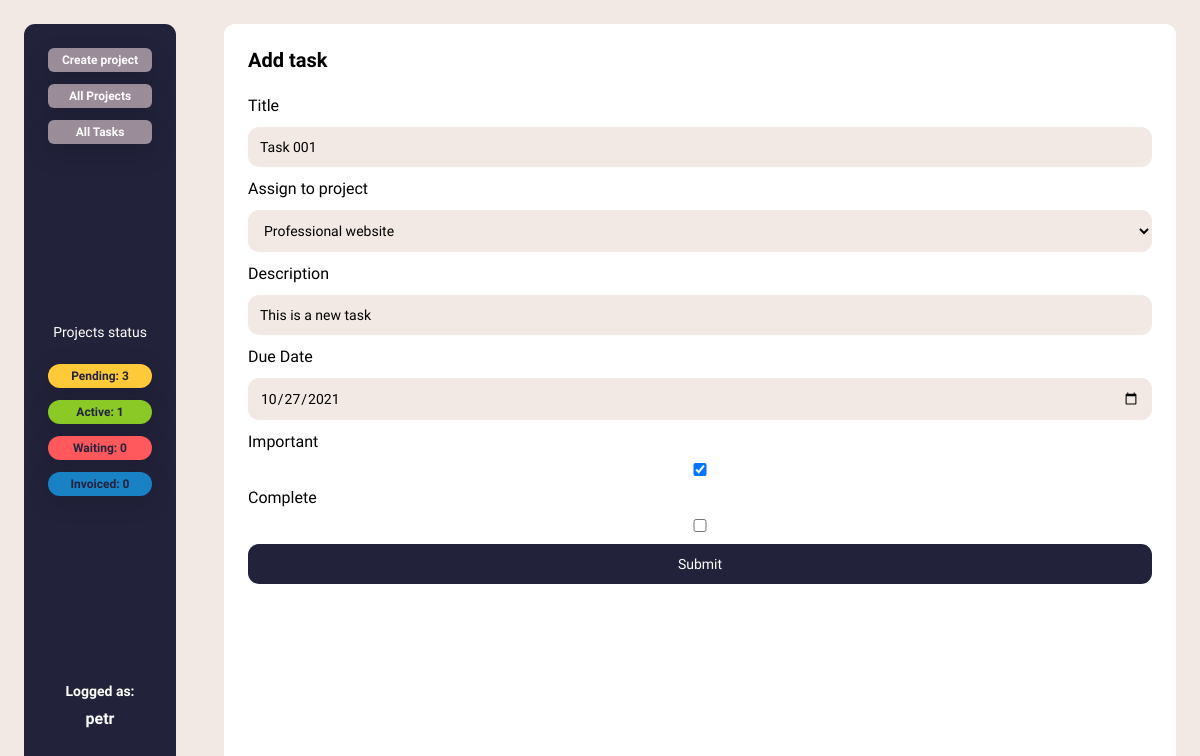
Screenshot of /task-update/4/ (signed in) with the database file from the repository.
### base/models.py (models this page shows, shortened)
class Task(models.Model):
	owner = models.ForeignKey(Profile, on_delete = models.CASCADE, null = True, blank = True)
	task_title = models.CharField(max_length=200,null=True, blank=True)
	task_belongs = models.ForeignKey(Project, on_delete = models.CASCADE, null = True, blank = True)
	task_description = models.CharField(max_length=300, null=True, blank=True)
	task_due_date = models.DateField(auto_now_add=False,null=True, blank=False)
	task_important = models.BooleanField(default=False)
	task_complete = models.BooleanField(default=False)
	task_create = models.DateTimeField(auto_now_add=True)
	class Meta:
		ordering = ['task_complete']

### base/views.py (the view)
# urls.py: path('task-update/<int:pk>/', TaskUpdate.as_view(), name='task-update'),
class TaskUpdate(LoginRequiredMixin, UpdateView):
	model = Task
	form_class = TaskModelForm
	success_url = reverse_lazy('tasks')
	def get_context_data(self, **kwargs):
		context = super().get_context_data(**kwargs)
		context ['count_projects'] = Project.objects.filter(owner=self.request.user.profile, project_complete=False).count()
		context ['count_projects_pending'] = Project.objects.filter(owner=self.request.user.profile, project_status='1').count()
		context ['count_projects_active'] = Project.objects.filter(owner=self.request.user.profile, project_status='2').count()
		context ['count_projects_waiting'] = Project.objects.filter(owner=self.request.user.profile, project_status='3').count()
		context ['count_projects_finished'] = Project.objects.filter(owner=self.request.user.profile, project_status='4').count()
		context ['count_tasks'] = Task.objects.filter(owner=self.request.user.profile, task_complete=False).count()
		return context

### base/forms.py
class TaskModelForm(ModelForm):
	class Meta:
		model = Task
		fields = ['task_title', 'task_belongs', 'task_description', 'task_due_date', 'task_important', 'task_complete']
		widgets = {
			'task_due_date': DateInput()
		}

### base/models.py (called while the page is built)
	def __str__(self):
		return str(self.project_title)

### base/templates/base/task_form.html (shortened to what this page needs)
{% extends 'main.html' %}
{% load static %}
{% block content %}
<div class="side">
{% include 'sidebar.html' %}
</div>
<div class="main-container">
<h1 class="heading-primary">Add task</h3>
<form class="form" method="POST" action="">
		<label class="form-field">
		Title</label>
		<p class="forms">{{form.task_title}}</p>
		<label class="form-field">Assign to project</label>
		<p class="forms">{{form.task_belongs}}</p>
		<label class="form-field">Description</label>
		<p class="forms">{{form.task_description}}</p>
		<label class="form-field">
		Due Date</label>
		<p class="forms">{{form.task_due_date}}</p>
		<label class="form-field">
		Important</label>
		<p class="forms">{{form.task_important}}</p>
		<label class="form-field">Complete</label>
		<p class="forms">{{form.task_complete}}</p>
	<input class="button" type="submit" value="Submit" />
</form>
</div>
{% endblock %}

### base/templates/sidebar.html (shortened to what this page needs)
{% load static %}
<div class="side-links">
	<p class="side-link"><a class="side-create-link" href="{% url 'project-create' %}">Create project</a></p>
	<p class="side-link"><a class="side-projects-link" href="{% url 'projects' %}">All Projects</a></p>
	<p class="side-link"><a class="side-tasks-link" href="{% url 'tasks' %}">All Tasks</a></p>
</div>
{% if request.user.is_authenticated %}
<div class="info-widget-side">
	<div class="projects-widget">
		<p class="unfinished-projects--task">Projects status</p>
	</div>
	<div class="project_status"><p class="project_status_text--pending">Pending: {{count_projects_pending}}</p>
	</div>
	<div class="project_status"><p class="project_status_text--active">Active: {{count_projects_active}}</p>
	</div>
	<div class="project_status"><p class="project_status_text--waiting">Waiting: {{count_projects_waiting}}</p>
	</div>
	<div class="project_status"><p class="project_status_text--finished">Invoiced: {{count_projects_finished}}</p>
	</div>
</div>
<div class="profile-area">
	<p class="logged-in">Logged as:</p>
	<div class="side-profile">
	<a class="side-profile-link" href="{% url 'profile' user.profile.id %}"><p class="username">{{request.user}}</p></a>
</div>
{% else %}
	<a href="{% url 'login' %}">Login</a>
{% endif %}
</div>

### base/static/styles/style.css (style rules this page uses)
* { margin: 0; padding: 0; box-sizing: border-box; }
html { font-size: 62.5%; scroll-behavior: smooth; }
body { font-family: 'Maven Pro', sans-serif; background-color: #F2E9E4; height: 100vh; display: grid; grid-template-columns: 200px 1fr; }
a { color: #fff; text-decoration: none; }
.heading-primary { padding-bottom: 2.4rem; }
.side { background-color: #22223B; border-radius: 11px; margin: 2.4rem; padding: 2.4rem; grid-row: 1/-1; color: #fff; text-align: center; display: flex; flex-direction: column; justify-content: space-between; }
.project-list, .single-project-main, .main-container { background-color: #fff; border-radius: 11px; grid-row: 2/-1; margin: 2.4rem; padding: 2.4rem; text-align: left; overflow: scroll; }
.side-link { padding-bottom: 1.2rem; }
.side-link:last-child { padding-bottom: 0rem; }
.side-create-link:link, .side-create-link:visited { font-size: 1.2rem; font-weight: 600; background-color: #9A8C98; padding-right: 1rem; padding-left: 1rem; padding-top: 0.5rem; padding-bottom: 0.5rem; border-radius: 6px; text-decoration: none; display: block; box-shadow: 0 1rem 2.4rem rgba(0, 0, 0, 0.15); }
.side-projects-link:link, .side-projects-link:visited { font-size: 1.2rem; font-weight: 600; background-color: #9A8C98; padding-right: 1rem; padding-left: 1rem; padding-top: 0.5rem; padding-bottom: 0.5rem; border-radius: 6px; text-decoration: none; display: block; box-shadow: 0 1rem 2.4rem rgba(0, 0, 0, 0.15); }
.side-tasks-link:link, .side-tasks-link:visited { font-size: 1.2rem; font-weight: 600; background-color: #9A8C98; padding-right: 1rem; padding-left: 1rem; padding-top: 0.5rem; padding-bottom: 0.5rem; border-radius: 6px; text-decoration: none; display: block; box-shadow: 0 1rem 2.4rem rgba(0, 0, 0, 0.15); }
.logged-in { font-size: 1.4rem; font-weight: 600; padding-bottom: 1rem; }
.username { padding-bottom: 2.4rem; }
.side-profile-link:link, .side-profile-link:visited { font-size: 1.6rem; font-weight: 600; text-decoration: none }
.info-widget-side { display: flex; flex-direction: column; gap: 1.2rem; padding-bottom: 3.2rem; }
.project_status_text--pending { color: #22223B; font-size: 1.2rem; font-weight: 600; background-color: #FFCA3A; padding-right: 1rem; padding-left: 1rem; padding-top: 0.5rem; padding-bottom: 0.5rem; border-radius: 50px; text-decoration: none; box-shadow: 0 0.5rem 2.4rem rgba(0, 0, 0, 0.15); }
.project_status_text--active { color: #22223B; font-size: 1.2rem; font-weight: 600; background-color: #8AC926; padding-right: 1rem; padding-left: 1rem; padding-top: 0.5rem; padding-bottom: 0.5rem; border-radius: 50px; text-decoration: none; box-shadow: 0 0.5rem 2.4rem rgba(0, 0, 0, 0.15); }
.project_status_text--waiting { color: #22223B; font-size: 1.2rem; font-weight: 600; background-color: #FF595E; padding-right: 1rem; padding-left: 1rem; padding-top: 0.5rem; padding-bottom: 0.5rem; border-radius: 50px; text-decoration: none; box-shadow: 0 0.5rem 2.4rem rgba(0, 0, 0, 0.15); }
.project_status_text--finished { color: #22223B; font-size: 1.2rem; font-weight: 600; background-color: #1982C4; padding-right: 1rem; padding-left: 1rem; padding-top: 0.5rem; padding-bottom: 0.5rem; border-radius: 50px; text-decoration: none; box-shadow: 0 0.5rem 2.4rem rgba(0, 0, 0, 0.15); }
.unfinished-projects--task { font-size: 1.4rem; padding: 2.4rem 0 1.2rem 0; }
.form label { display: block; font-size: 1.6rem; font-weight: 500; margin-bottom: 1.2rem; }
.form input, .form select, .form textarea { width: 100%; padding: 1.2rem; font-size: 1.4rem; font-family: inherit; border: none; background-color: #F2E9E4; border-radius: 11px; margin-bottom: 1.2rem; }
.form input[type=submit] { background-color: #22223B; color: #fff; cursor: pointer; }

### rows the page displays
Task: task_title "Task 001", task_belongs "Professional website", task_description "This is a new task", task_due_date "10/27/2021", task_important "☑"

### other values shown
{{ count_projects_pending }} "3"
{{ count_projects_active }} "1"
{{ count_projects_waiting }} "0"
{{ count_projects_finished }} "0"
{{ request.user }} "petr"
